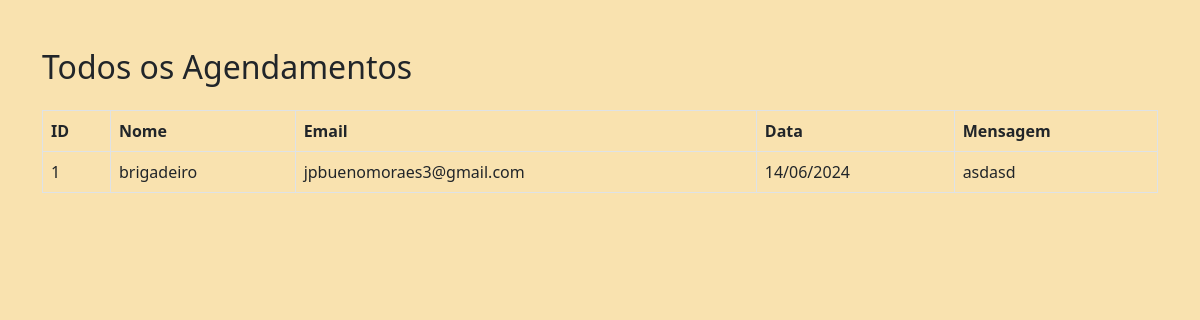
Page /minhaagenda on the committed database.
### app/models.py (models this page shows)
class Agendamento(db.Model):
    id = db.Column(db.Integer, primary_key=True)
    nome = db.Column(db.String(100), nullable=False)
    email = db.Column(db.String(100), nullable=False)
    data = db.Column(db.Date, nullable=False)
    descricao = db.Column(db.String(500), nullable=False)

### app/routes.py (the view)
@app.route('/minhaagenda')
def minhaagenda():
    agendamentos = Agendamento.query.all()
    return render_template('minhaagenda.html', agendamentos=agendamentos)

### app/templates/minhaagenda.html (shortened to what this page needs)
<!DOCTYPE html>
<html lang="en">
<head>
    <link href="https://cdn.jsdelivr.net/npm/bootstrap@5.0.2/dist/css/bootstrap.min.css" rel="stylesheet">
    <link href="../static/style.css" rel="stylesheet">
</head>
<body>
    <div class="container mt-5">
        <h2 class="mb-4">Todos os Agendamentos</h2>
        <table class="table table-bordered">
            <thead>
                <tr>
                    <th>ID</th>
                    <th>Nome</th>
                    <th>Email</th>
                    <th>Data</th>
                    <th>Mensagem</th>
                </tr>
            </thead>
            <tbody>
                {% for agendamento in agendamentos %}
                <tr>
                    <td>{{ agendamento.id }}</td>
                    <td>{{ agendamento.nome }}</td>
                    <td>{{ agendamento.email }}</td>
                    <td>{{ agendamento.data.strftime('%d/%m/%Y') }}</td>
                    <td>{{ agendamento.descricao }}</td>
                </tr>
                {% endfor %}
            </tbody>
        </table>
    </div>
</body>
</html>

### app/static/style.css (style rules this page uses)
body { background-color: #F9E2AF; }
.container { height: 100vh; }

### rows in the picture
Agendamento: id "1", nome "brigadeiro", email "jpbuenomoraes3@gmail.com", data "14/06/2024", descricao "asdasd"
